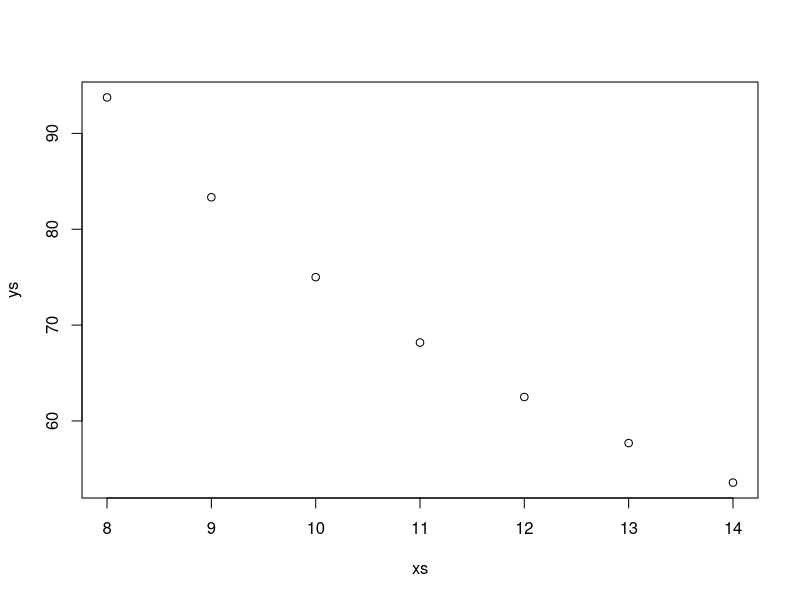

The R script that drew this image:
# final
# People learn from others about which policies to support. Three policies are currently proposed: raising taxes, lowering taxes, and keeping taxes the same.
# In October, 10% prefer cutting taxes, 30% prefer raising taxes, and 60% prefer keeping taxes the same.
# In November, 25% prefer cutting taxes, 0% prefer raising taxes, and 75% prefer keeping taxes the same.
# Darwin Charles, a political commentator, argues using replicator dynamics that this data proves that everyone will soon want tax cuts. Imagine a replicator model that supports his conclusions by giving each policy a fitness. Which one of the following set of fitness levels supports Charles' argument? While calculating, round all calculations to the nearest hundredths place (i.e. if your calculator shows 0.346, round to 0.35).

# replicator dynamics:
# change in A = people who are attracted to A - people who leave A
# attracted to A = not(A) * chance that they jump to A
# = some combo of fitness and population
# = attracted(A) + attracted(B) + attracted(C) < 100%
# A = p(A)*f(A) + 

# let's say: A=2, B=0, C=1
# A = 10
# A'= 25
# 15 = adds - minuses
sum_of_prob_pay = .1*2 + .3*0 + .6*1;
# .8
A = .2/.8
C = .6/.8

# The City of Ann Arbor opened a new dog park. If D equals the number of dogs that are at the park, 
# then happiness per dog (at the park) equals 30 - D. This holds so long as there are more than 10 dogs at 
# the park. If there are 10 dogs or fewer in the park, happiness per dog equals 9. 
# Any dogs not at the park have a happiness of 4 in either scenario.
# Assume there are 90 dogs in Ann Arbor. If there are 12 dogs at the park, what is the total happiness of all dogs in Ann Arbor?
dogs_in_park = 12
park_happiness = 30-dogs_in_park
dogs_not_in_park = 90 - dogs_in_park
not_in_park_happiness = dogs_not_in_park*4
total = park_happiness*dogs_in_park + not_in_park_happiness


# A small group of revolutionaries are fighting against their current colonial government. 
# The revolutionaries have 415 troops. The government has 750 troops. 
# What is the minimum number of fronts required for the revolutionaries to have any chance of 
# winning the war? Winning the war is defined as winning more than 50% of fronts. Assume that the government always distributes its troops as evenly as possible across all fronts, and that the revolutionaries are strategic.

N = 11 # num fronts
r_N = (floor(N/2)+1) # num fronts rebels need to win
gov = 750/N

rebels = 415/r_N
#print(rebels)
#print(gov)

# what am I asking? when is this true:
# 415/r_n > 750/N
# for a lot of values. but what if r_n and N are related:
# 415/(N/2) > 750/N
# also a lot of values, when are they equal?
# 415/(N/2) = 750/N
N = 7
print(415/(N/2))
print(750/N)
xs = 8:14
ys = sapply(xs, function(x) { 750/x; })
y2s = sapply(xs, function(x) { 415/(floor(N/2)+1); })
plot(xs,ys)
points(xs,y2s)
y3s = ys - y2s
#plot(xs,y3s,type='l')

# 750/N - 415/(N/2) = dist
# 750/N - 830/N = dist


# There are three predictions: 288, 249, 368. The actual value is 310.
# Which of the following values is closest to the crowd (squared) error?
tot = 195 + 200 + 210
avg = tot/3
err = 10^2 + 5^2 + 5^2
div = (195 - avg)^2 + (200 - avg)^2 + (210 - avg)^2
avg_er = err/3

